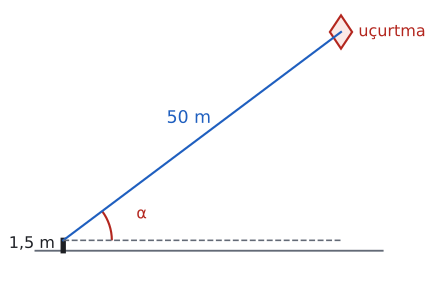

The Python source for this figure:
import sys; sys.path.insert(0, "tools")
from cizim import *

def P(x, y): return np.array([x, y], float)
def uz(A, B): return float(np.linalg.norm(A - B))
def olc(K, A, B):
    u, v = A - K, B - K
    return round(float(np.degrees(np.arccos(np.dot(u, v) / np.linalg.norm(u) / np.linalg.norm(v)))), 3)
def kenar(ax, A, B, metin, G, d=0.4, renk=YAZI, fs=13):
    """[AB] kenarının ortasına, G noktasından uzak tarafa etiket."""
    M = (A + B) / 2; t = (B - A) / uz(A, B); n = np.array([-t[1], t[0]])
    if np.dot(n, M - G) < 0: n = -n
    ax.text(*(M + d * n), metin, ha="center", va="center", color=renk, fontsize=fs)
def dik(ax, K, A, B, s=0.3):
    """K köşesinde dik açı işareti."""
    u = (A - K) / uz(A, K) * s; v = (B - K) / uz(B, K) * s
    ax.plot(*zip(K + u, K + u + v, K + v), color=SOLUK, lw=1.3)
def ad(ax, K, metin, G, d=0.4, renk=YAZI):
    """Köşe adını G'den uzak tarafa yazar."""
    n = (K - G) / uz(K, G); ax.plot(*K, "o", color=renk, markersize=5, zorder=5)
    ax.text(*(K + d * n), metin, ha="center", va="center", color=renk, fontsize=13)

# Alıştırma soru 9: el yüksekliği 1,5 m, ip 50 m, tan α = 3/4 (yatay 40 m, düşey 30 m), uçurtma yerden 31,5 m yukarıda.
E, U = P(0, 1.5), P(40, 31.5); Y = P(40, 1.5)
print("ip", uz(E, U), "tan", (U[1] - E[1]) / (U[0] - E[0]), "yükseklik", U[1])
fig, ax = sekil(5.6, 4.4); ax.set_aspect("equal"); ax.axis("off")
ax.plot([-4, 46], [0, 0], color=SOLUK, lw=1.4)
ax.plot([0, 0], [0, 1.5], color=YAZI, lw=4)
ax.plot(*zip(E, U), color=MAVI, lw=1.6)
ax.plot(*zip(E, Y), color=SOLUK, lw=1.2, ls="--")
k = 1.6; ax.add_patch(patches.Polygon([U + [0, k * 1.5], U + [k, 0], U + [0, -k * 1.5], U + [-k, 0]], closed=True, facecolor=KIRMIZI_ACIK, edgecolor=KIRMIZI, lw=1.6))
aci(ax, E, Y, U, r=7, ad="α", renk=KIRMIZI)
M = (E + U) / 2 + 3.2 * P(-0.6, 0.8); ax.text(*M, "50 m", ha="center", va="center", color=MAVI, fontsize=13)
ax.text(-1.2, 1.0, "1,5 m", ha="right", va="center", fontsize=12)
ax.text(42.5, U[1], "uçurtma", ha="left", va="center", fontsize=12, color=KIRMIZI)
ax.set_xlim(-8, 52); ax.set_ylim(-4, 35)
kaydet(fig, __file__)
